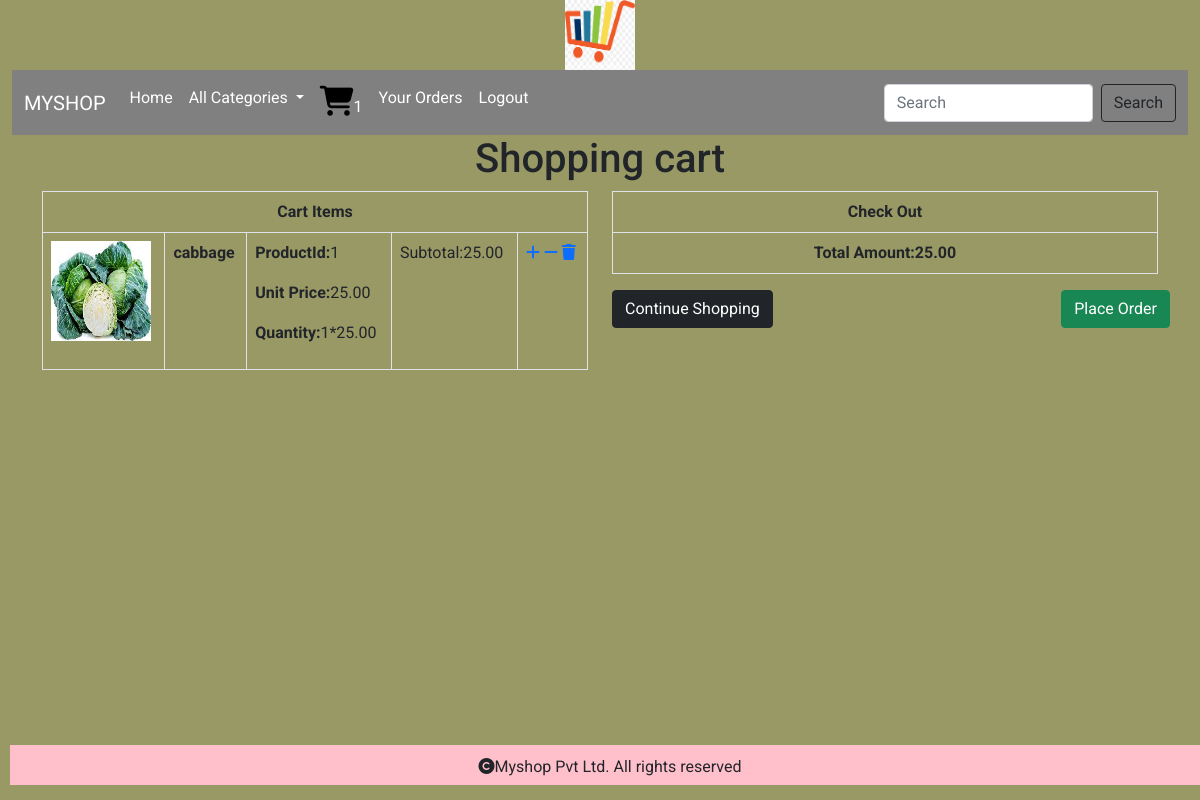
/cart/cartview/ (signed in), run on the app's committed database.
### cart/models.py (models this page shows, shortened)
class Cart(models.Model):
    products=models.ForeignKey(Product,on_delete=models.CASCADE)
    user=models.ForeignKey(User,on_delete=models.CASCADE)
    quantity=models.IntegerField(default=1)
    date_added=models.DateField(auto_now_add=True)
    active=models.BooleanField(default=True)
    def subtotal(self):
        return self.quantity*self.products.price

### shop/models.py (models this page shows, shortened)
class Product(models.Model):
    name=models.CharField(max_length=250, unique=True)
    slug=models.SlugField(max_length=250, unique=True)
    description=models.TextField(blank=True)
    price=models.DecimalField(max_digits=10,decimal_places=2)
    category=models.ForeignKey(Category,on_delete=models.CASCADE)
    image=models.ImageField(upload_to='img/products',null=True,blank=True)
    stock=models.IntegerField()
    available=models.BooleanField(default=True)
    created=models.DateTimeField(auto_now_add=True)
    updated=models.DateTimeField(auto_now_add=True)

### cart/views.py (the view)
# urls.py: path('cartview/',views.cartview,name="cartview"),
@login_required
def cartview(request):
    total=0
    user=request.user
    try:
        cart=Cart.objects.filter(user=user)
        for i in cart:
            total+=i.subtotal()
    except Cart.DoesNotExist:
        pass
    return render(request,'cart.html',{'cart':cart,'total':total})

### cart/context_processors.py (called while the page is built)
def counts(request):
    item_count=0
    if request.user.is_authenticated:
        user=request.user
        try:
            cart=Cart.objects.filter(user=user)
            for i in cart:
                item_count+=i.quantity
        except:
            item_count=0
    return{'item_count':item_count}

### shop/context_processors.py (called while the page is built)
def menu_links(request):
    links=Category.objects.all()
    return {'links':links}

### templates/cart.html (shortened to what this page needs)
 {% extends 'base.html' %}
{% load static %}
{% block content %}
<div class="container" style="margin-bottom:100px;">
    {% if not cart %}
    <div>
    <h1 class="text-center">Cart is empty</h1>
    <center><strong><a href="{% url 'shop:home' %}">Continue Shopping</a></strong></center>
</div>
        {% else %}
        <div class="row">
            <h1 class="text-center">Shopping cart</h1>
            <div class="col-sm-6">
                <table class="table table-bordered">
                    <tr>
                        <th colspan="5" class="text-center">Cart Items</th></tr>
                    {% for i in cart %}
                    <tr>
                        <td><img src="{{i.products.image.url}}" height="100px" width="100px"></td>
                        <td><strong>{{i.products.name}}</strong></td>
                        <td><p><strong>ProductId:</strong>{{i.products.id}}</p>
                            <p><strong>Unit Price:</strong>{{i.products.price}}</p>
                            <p><strong>Quantity:</strong>{{i.quantity}}*{{i.products.price}}</p>
                        </td>
                        <td>Subtotal:{{i.subtotal}}</td>
                        <td>
                            {% if i.quantity < i.products.stock %}
                            <a href="{% url 'cart:add_cart' i.products.id %}"><i class="fa-solid fa-plus"></i></a>
                            <a href="{% url 'cart:less_cart' i.products.id %}"><i class="fa-solid fa-minus"></i></a>
                            <a href="{% url 'cart:trash_cart' i.products.id %}"><i class="fa-solid fa-trash"></i></a>
                            {% else %}
                           <a href="{% url 'cart:less_cart' i.products.id %}">><i class="fa-solid fa-minus"></i></a>
                            <a href="{% url 'cart:trash_cart' i.products.id %}"><i class="fa-solid fa-trash"></i></a>
                            {% endif %}
                        </td>
                    </tr>{% endfor %}
                </table>
            </div>
            <div style="position:relative;" class="col-sm-6">
            <table class="table table-bordered">
                <tr>
                    <th class="text-center">Check Out</th>
                </tr>
                <tr>
                    <th class="center"><center>Total Amount:{{total}}</center></th>
                </tr>
            </table>
                <a href="{% url 'shop:home' %}" class="btn btn-dark">Continue Shopping</a>
                <a href="{% url 'cart:orderform' %}" style="position:absolute;right:0;" class="btn btn-success">Place Order</a>
        </div>
    </div>
            {% endif %}
        </div></div>
{% endblock %}

### static/css/style.css (style rules this page uses)
body { background-color:rgb(153, 153, 102); font-family: 'Roboto', sans-serif; }

### data on the page
Cart: products.image (picture), products.name "cabbage", products.id "1", products.price "25.00", quantity "1", subtotal "25.00"

### other printed values
{{ item_count }} "1"
{{ total }} "25.00"
